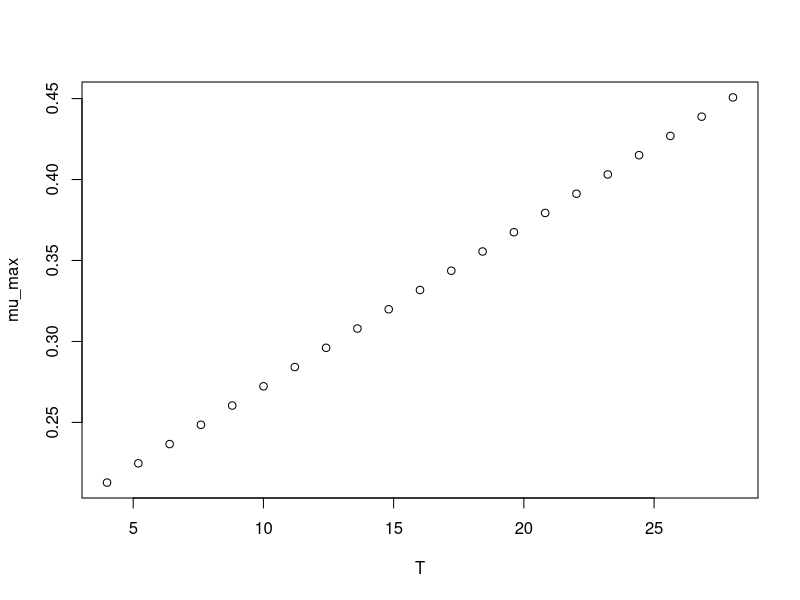

Here is the R script that generated this plot:
#############################
# start of Parameter script
#############################
T <- seq(3.996003996004,28.028,length.out=21)
#############################
# end of Parameter script
#############################
############################# 
# start of Model script Gropin ID 1312 
#############################
 
# constant coefficients for this model
 
variables <- data.frame(T)
argumentsPar <- expand.grid(variables)
 
# heart of the model
response_surface <- function(T) {
   mumax <-9.90*(10^-3)*(T+17.5)

return(mumax=mumax)
} 

# output parameters
mumax <- cbind(argumentsPar,response_surface(argumentsPar['T']))
colnames(mumax) <- c(colnames(argumentsPar),'mumax')
#############################
# End of Model script
#############################
############################# 
# start of Visualisation script Gropin ID 1312 
#############################
plot(T,mumax$mumax,
                          xlab='T',
                          ylab='mu_max')
#############################
# End of Visualisation script
#############################
